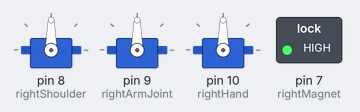
The sketch below on a simulated Arduino Uno, built with avr-gcc and run on an emulated ATmega328P. Shown: 3 × servo, switched loads named in the sketch (green lamp = pin HIGH). What the sketch prints to the serial monitor is not drawn.

Above: at 0.1 s.
At 5.46 s:
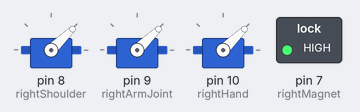
At 10.04 s:
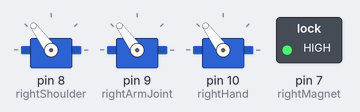
At 19.9 s:
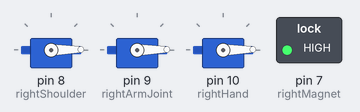
At 29.3 s:
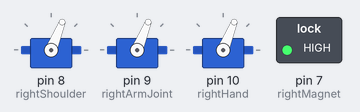
At 39.37 s:
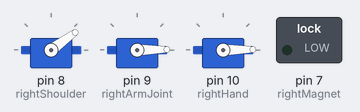
Timing chart, 0 to 40.0 s (numbered marks = the images above):
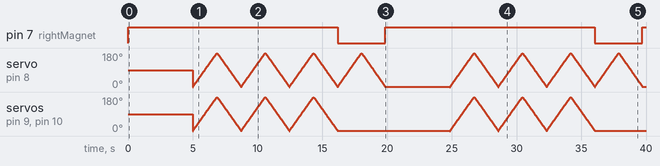

The sketch:

Eric_robot_arm.ino
```cpp
#include <Servo.h>

Servo rightShoulder;
Servo rightArmJoint;
Servo rightHand;
int rightMagnet = 7;
int delayTime = 10;

void setup() {
  // put your setup code here, to run once:
  rightShoulder.attach(8);
  rightArmJoint.attach(9);
  rightHand.attach(10);
  pinMode(rightMagnet, OUTPUT);
  Serial.begin(9600);
  Serial.println("setup ready");


}

void loop() {
  // put your main code here, to run repeatedly:
  //  testRightShoulder();
  //  testRightArmJoint();
  //  testRightHand();

//  testRightMagnet();
  activateMagnet();
  delay(5000);
  testRight();
  testRight();
  testRight();
  deactivateMagnet();
  testRightShoulder();
}

void testRightShoulder() {
  for (int i = 0; i < 180; i++) {
    rightShoulder.write(i);
    Serial.println(i);
    delay(delayTime);
  }
  for (int i = 180; i > 0; i--) {
    rightShoulder.write(i);
    Serial.println(i);
    delay(delayTime);
  }

}
void testRightArmJoint() {
  for (int i = 0; i < 180; i++) {
    rightArmJoint.write(i);
    Serial.println(i);
    delay(delayTime);
  }
  for (int i = 180; i > 0; i--) {
    rightArmJoint.write(i);
    Serial.println(i);
    delay(delayTime);
  }
}

void testRightHand() {
  for (int i = 0; i < 180; i++) {
    rightHand.write(i);
    Serial.println(i);
    delay(delayTime);
  }
  for (int i = 180; i > 0; i--) {
    rightHand.write(i);
    Serial.println(i);
    delay(delayTime);
  }


}
void testRight() {
  for (int i = 0; i < 180; i++) {
    rightShoulder.write(i);
    rightArmJoint.write(i);
    rightHand.write(i);
    Serial.println(i);
    delay(delayTime);
  }
  for (int i = 180; i > 0; i--) {
    rightShoulder.write(i);
    rightArmJoint.write(i);
    rightHand.write(i);
    Serial.println(i);
    delay(delayTime);
  }


}
void testRightMagnet() {
  digitalWrite(rightMagnet, HIGH);
  Serial.println("right magnet activated");
  delay(5000);
  digitalWrite(rightMagnet, LOW);
  Serial.println("right magnet deactivated");
  delay(5000);
}

void activateMagnet(){
  digitalWrite(rightMagnet, HIGH);
  Serial.println("right magnet activated");
}

void deactivateMagnet(){
   digitalWrite(rightMagnet, LOW);
   Serial.println("right magnet deactivated");
}
```

Measured:
- by itself, pin 7 (rightMagnet): alternates HIGH for 16.2 s and LOW for 3.7 s
